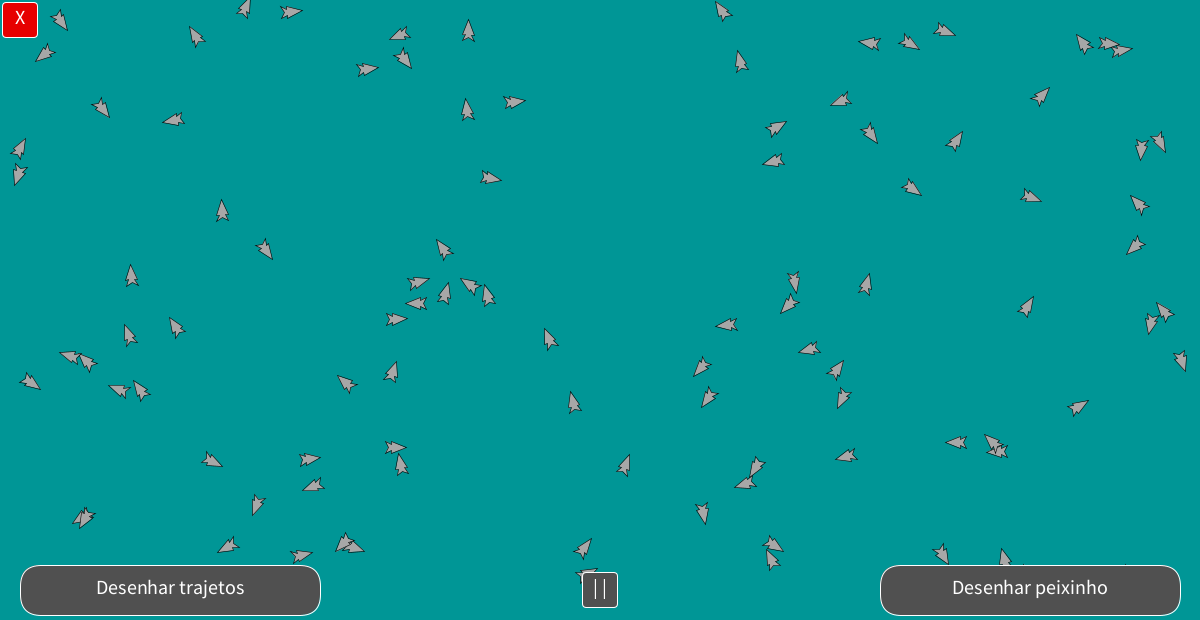
Frame 1 (no input)
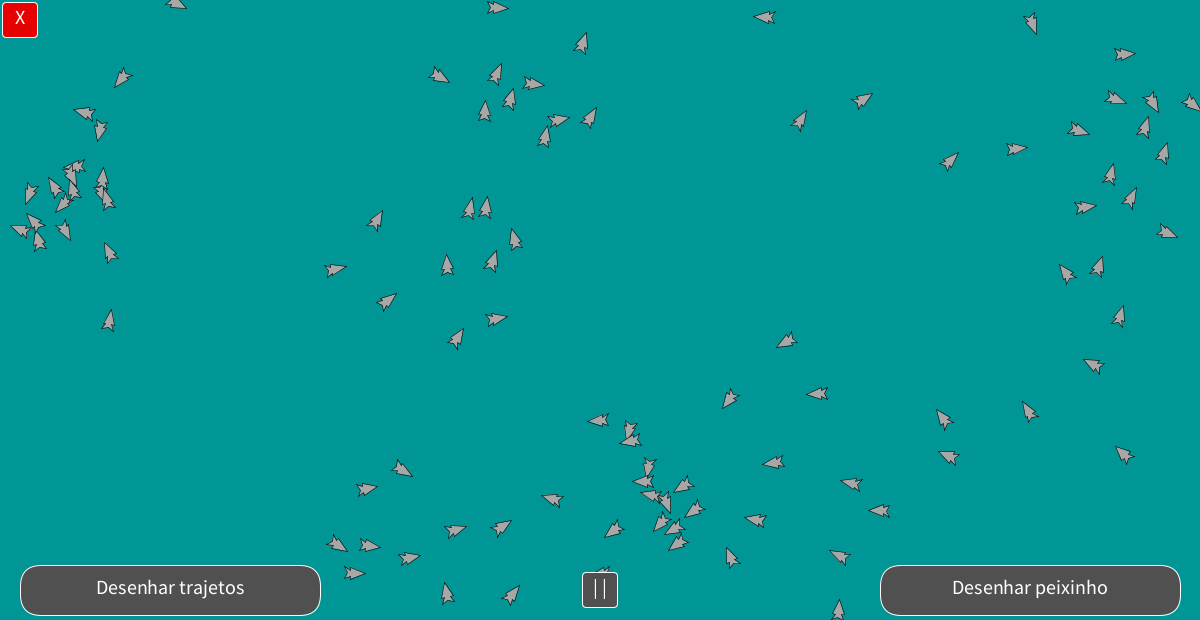
Frame 60 (the mouse pressed at the canvas centre just before this capture)
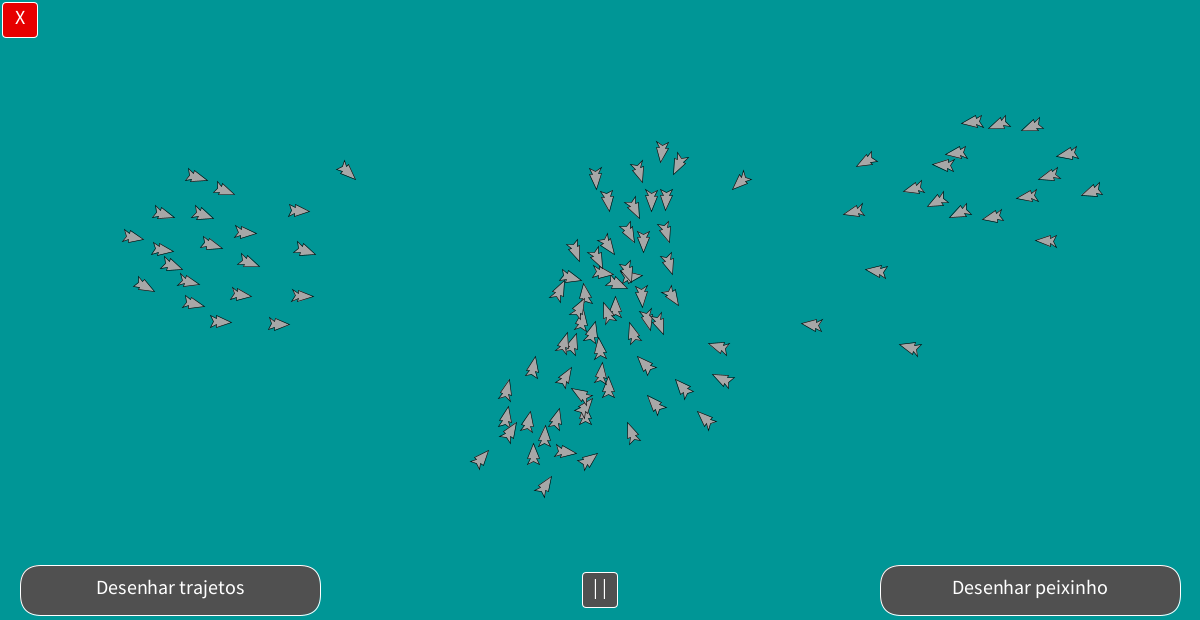
Frame 120 (the mouse held since frame 60 and released just before this capture)

The Processing sketch that drew these frames (run headless with seeded random() and noise(); from frame 60 on, the mouse is pressed at the canvas centre):

// Processing sketch: Boid_Simulation
// ── Boid_Simulation.pde
Botao Trajetos;
Botao Bola;
Botao Pause;
Botao Exit;

Boid[] boid;
ArrayList<Trajeto> pontos;
int tamanho_boid = 100;
boolean bola = false;
boolean trajetos = false;
boolean Pausado = false;
int time_step = 10;

int campoVisao = 150;
int angulo_visao = 250;
int muito_perto = 30;
int muito_perto_parede = 30;
int muito_longe = 80;
float max_velocidade = 40;  
float max_aceleracao = 3;
int max_steer = 360; //angulo maximo de rotação decada boid

float Fator_Cohesion = 0.7;
float Fator_Separation = 2;
float Fator_Alignment = 0.5;
float Fator_bound = 1;
float Fator_center = 2;


void setup() {
  size(1200, 620);
  //frameRate(25);

  boid = new Boid[tamanho_boid];

  for (int i=0; i<tamanho_boid; i++) {
    boid[i] = new Boid(i);
  }

  Trajetos = new Botao(170, height-30, 300, 50, color(80), "Desenhar trajetos");
  Bola = new Botao(width-170, height-30, 300, 50, color(80), "Desenhar peixinho");
  Pause = new Botao(width/2, height-30, 35, 35, color(80), "| |");
  Exit = new Botao(20, 20, 35, 35, color(230, 0, 0), "X");
}

void draw() {
  background(0, 150, 150);
  //println("Frame Rate: " + frameRate);

  for (Boid b : boid) { 
    b.Cohesion();
    b.Separation();
    b.Alignment();
    //b.Bound();
    if (mousePressed && !Trajetos.IsPressed() && !Bola.IsPressed() && !Pause.IsPressed() && !Exit.IsPressed())
      b.center();
  }



  if (pontos != null) {
    for (int i =0; i<pontos.size(); i++) {
      if (pontos.get(i).lifespan > 0)
        pontos.get(i).display();
      else {
        pontos.remove(i); 
        i--;
      }
    }
  }
  
  for (Boid b : boid) {
    b.move();
    b.display();
    if (trajetos == true)
      pontos.add(new Trajeto(b.posicao.x, b.posicao.y));
  }

  Bola.display();
  Trajetos.display();
  Pause.display();
  Exit.display();
}

void mousePressed() {
  if (Bola.IsPressed()) {
    if (bola) bola = false;
    else bola = true;
  }

  if (Trajetos.IsPressed()) {
    if (trajetos) {
      trajetos = false;
      pontos = null;
    } else { 
      trajetos = true;
      pontos  = new ArrayList<Trajeto>(0);
    }
  }

  if (Pause.IsPressed()) {
    if (Pausado) {
      Pausado = false;
      loop();
    } else { 
      Pausado = true;
      noLoop();
    }
  }

  if (Exit.IsPressed()) exit();
}

// ── Boid_class.pde
class Boid { //<>//
  PShape Corpo;
  PVector posicao;
  PVector velocidade;
  PVector aceleracao;
  int id;



  Boid (int _id) {
    id = _id;
    criar_corpo();
    posicao = new PVector(random(width), random(height), 0); 
    velocidade = PVector.random2D();
    velocidade.setMag(15);
    aceleracao = new PVector(0, 0, 0);
  }


  void Cohesion() {
    //move o elemento na direção do centro de massa dos demais individuos na faixa de visão
    PVector   acellCohesion = new PVector(0, 0, 0);

    int cont = 0;
    for (Boid other : boid) {
      if (IsVisible(other) && posicao.dist(other.posicao) > muito_longe) {
        PVector diff = PVector.sub(other.posicao, posicao);
        diff.normalize();
        acellCohesion.add(diff);
        cont++;
      }
    }

    if (cont > 0) acellCohesion.div(cont);
    acellCohesion.mult(Fator_Cohesion);
    aceleracao.add(acellCohesion);
  }

  void Separation() {
    //evita colisões
    PVector acellSeparation = new PVector(0, 0, 0);

    int cont = 0;
    for (Boid other : boid) {
      if (IsVisible(other) && posicao.dist(other.posicao) < muito_perto) {
        PVector diff = PVector.sub(posicao, other.posicao);
        diff.normalize();
        acellSeparation.add(diff);
        cont++;
      }
    }

    if (cont > 0) acellSeparation.mult(cont);
    acellSeparation.mult(Fator_Separation);
    aceleracao.add(acellSeparation);
  }


  void Alignment() {
    //alinha a direcao do elemento com a direcao dos demais
    PVector acelAlignment = new PVector(0, 0, 0);

    int cont = 0;
    for (Boid other : boid) {
      if (IsVisible(other)) {
        acelAlignment.add(other.velocidade);
        cont++;
      }
    }

    if (cont > 0) acelAlignment.div(cont);

    acelAlignment.normalize();
    acelAlignment.mult(Fator_Alignment);
    aceleracao.add(acelAlignment);
  }

  void Bound() {
    PVector acelBound = new PVector(0, 0, 0);


    if (posicao.x < muito_perto_parede)
      acelBound.add(1, 0, 0);
    if (posicao.x > width - muito_perto_parede)
      acelBound.sub(1, 0, 0);
    if (posicao.y < muito_perto_parede)
      acelBound.add(0, 1, 0);
    if (posicao.y > height - muito_perto_parede)
      acelBound.sub(0, 1, 0);

    acelBound.normalize();
    acelBound.mult(Fator_bound);
    aceleracao.add(acelBound);
  }

  void center() {
    PVector acellCenter = new PVector(mouseX, mouseY, 0);
    acellCenter.sub(posicao);
    acellCenter.normalize();
    acellCenter.mult(Fator_center);
    aceleracao.add(acellCenter);
  }

  void move() {
    PVector velocidade_antes = new PVector(velocidade.x, velocidade.y, velocidade.z);
    if (aceleracao.mag() > max_aceleracao)
      aceleracao.setMag(max_aceleracao);

    velocidade.add(aceleracao);

    if (velocidade.mag() > max_velocidade)
      velocidade.setMag(max_velocidade);

    float mag = velocidade.mag();
    if (PVector.angleBetween(velocidade, velocidade_antes) > radians(max_steer)) {
      velocidade = PVector.fromAngle(velocidade_antes.heading() + radians(max_steer));
      velocidade.setMag(mag);
    } else if (PVector.angleBetween(velocidade, velocidade_antes) < -radians(max_steer)) {
      velocidade = PVector.fromAngle(velocidade_antes.heading() - radians(max_steer));
      velocidade.setMag(mag);
    }
    
    PVector d_pos = PVector.div(velocidade, time_step);

    posicao.add(d_pos);
    if (posicao.x < 0)
      posicao.x += width;
    if (posicao.x > width)
      posicao.x -= width;
    if (posicao.y < 0)
      posicao.y += height;
    if (posicao.y > height)
      posicao.y -= height;

    aceleracao.set(0, 0, 0);
  }

  void display() {
    pushMatrix();
    translate(posicao.x, posicao.y);
    rotate(velocidade.heading());
    if (bola)
      circle(0, 0, 15);
    else
      shape(Corpo, 0, 0);

    popMatrix();
  }


  boolean IsVisible(Boid other) {
    float d = posicao.dist(other.posicao);
    PVector posicao_relativa = PVector.sub(other.posicao, posicao);
    float ang =  posicao_relativa.heading() - velocidade.heading();
    if (abs(degrees(ang) - 180) < 180-angulo_visao/2) return false;
    if (d > campoVisao) return false;
    if (other.id == id) return false;
    return true;
  }


  void criar_corpo() {
    Corpo = createShape();
    Corpo.beginShape();
    Corpo.fill(167);
    Corpo.stroke(0);
    Corpo.vertex(20, 0);
    Corpo.vertex(-5, -10);
    Corpo.vertex(-5, -5);
    Corpo.vertex(-15, -10);
    Corpo.vertex(-10, 0);
    Corpo.vertex(-15, 10);
    Corpo.vertex(-5, 5);
    Corpo.vertex(-5, 10);
    Corpo.endShape(CLOSE);
    Corpo.scale(0.6);
  }
}

// ── Class_Botao.pde
class Botao {
  int x;
  int y;
  int largura;
  int altura;
  color cor;
  String texto;
  boolean ativo;


  Botao (int x_, int y_, int largura_, int altura_, color cor_, String texto_) {
    x = x_;
    y = y_;
    largura = largura_;
    altura = altura_;
    cor = cor_;
    texto = texto_;
    ativo = true;
  }


  void display() {
    if (ativo) {
      pushStyle();
      pushMatrix();
      rectMode(CENTER);
      textAlign(CENTER, CENTER);

      fill(cor);
      stroke(255);
      rect(x, y, largura, altura, (altura+largura)/16);


      fill(255);
      textSize(20);
      if (texto != null)
        text(texto, x, y-3); 
      popMatrix();
      popStyle();
    }
  }

  boolean IsPressed() {
    if (mouseX > x-largura/2 && mouseX < x+largura/2 && mouseY > y-altura/2 && mouseY < y+altura/2 && ativo)
      return true;
    else
      return false;
  }
}

// ── Class_Trajeto.pde
class Trajeto {
  int posicao_x;
  int posicao_y;
  int lifespan;
  color Cor;

  Trajeto(float x, float y) {
    posicao_x = int(x);
    posicao_y = int(y);
    lifespan = 50;
    Cor = color(0, 230, 230);
  }

  void display() {
    pushStyle();
    stroke(Cor);
    strokeWeight(1);
    point(posicao_x, posicao_y);
    lifespan--;
    popStyle();
  }
}
